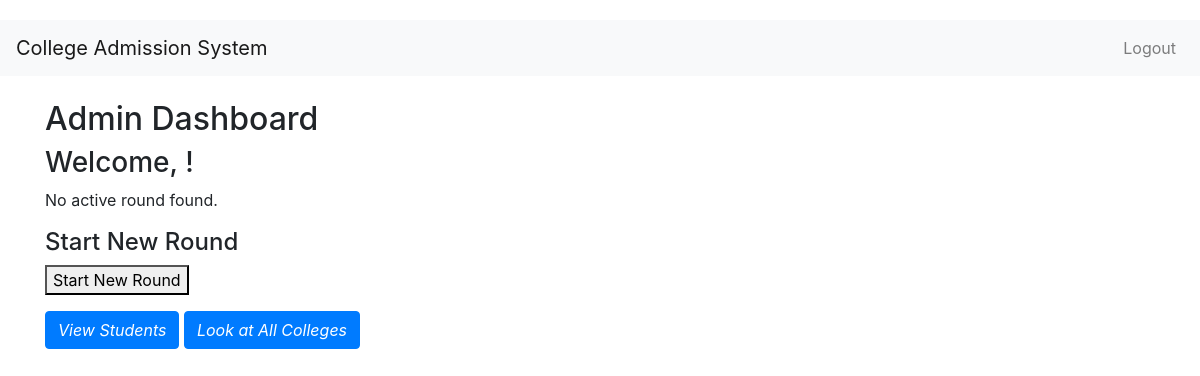
Before: /admin/dashboard with the older database file.
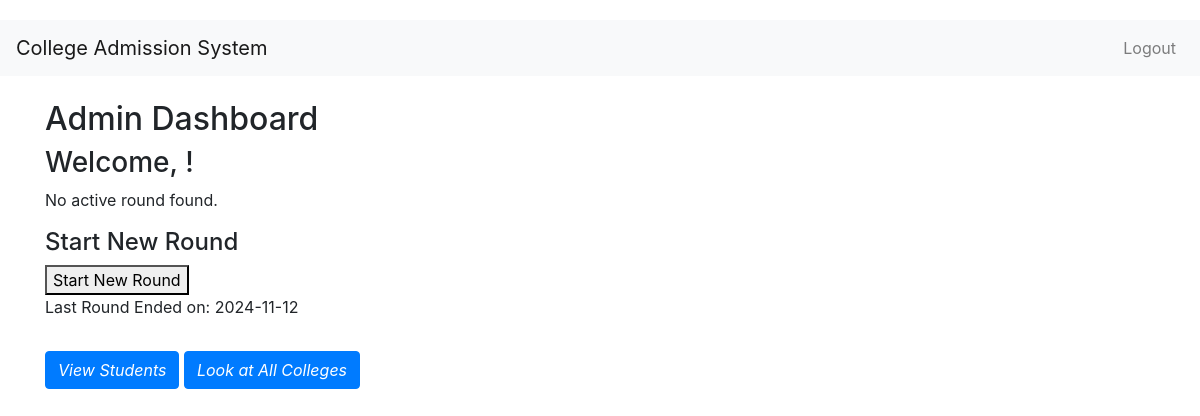
After: the same page with the newer database file.
### controllers/model.py (models this page shows)
class Round(db.Model):
    _tablename_ = 'round'
    round_id = db.Column(db.Integer, primary_key=True)
    start_date = db.Column(db.Date, nullable=False)
    end_date = db.Column(db.Date, nullable=True)
    is_active = db.Column(db.Boolean, nullable=False, default=False)
    student_allotments = db.relationship('StudentAllotment', back_populates='round')

### controllers/routes.py (the view)
@main.route('/admin/dashboard')
def admin_dashboard():
    current_user_id = session.get('user_id')
    admin = Admin.query.get(current_user_id)
    active_round = Round.query.filter_by(is_active=True).first()
    latest_round = Round.query.order_by(Round.round_id.desc()).first()
    return render_template('admin_dashboard.html',admin=admin,active_round=active_round,
                           latest_round=latest_round)

### templates/admin_dashboard.html (shortened to what this page needs)
{% extends "base.html" %}
{% block content %}
    <h2>Admin Dashboard</h2>
    <h3>Welcome, {{ admin.username }}!</h3>
    {% if active_round %}
        <p>Current Active Round ID: {{ active_round.round_id }}</p>
        <p>Started on: {{ active_round.start_date }}</p>
        <h4>End Current Round</h4>
        <form action="{{ url_for('main.end_round', round_id=active_round.round_id) }}" method="post">
            <button type="submit">End Current Round</button>
        </form>
    {% else %}
        <p>No active round found.</p>
        <h4>Start New Round</h4>
        <form action="{{ url_for('main.add_round') }}" method="post">
            <button type="submit">Start New Round</button>
        </form>
    {% endif %}
    {% if latest_round and not active_round %}
        <p>Last Round Ended on: {{ latest_round.end_date }}</p>
    {% endif %}
     <a href="{{ url_for('main.view_students') }}" class="btn btn-primary mt-3">View Students</a>
     <a href="{{ url_for('main.view_colleges') }}" class="btn btn-primary mt-3">Look at All Colleges</a>
{% endblock %}

Changed rows visible on the page:
added Round: end_date "2024-11-12"
Other visible differences:
text now shown: "Last Round Ended on:"
